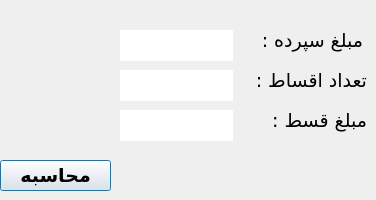
      <widget class="QWidget" name="tab_8">
       <attribute name="title">
        <string>محاسبه ی مبلغ وام</string>
       </attribute>
       <widget class="QLineEdit" name="mablaq_entry_6">
        <property name="geometry">
         <rect>
          <x>120</x>
          <y>30</y>
          <width>113</width>
          <height>31</height>
         </rect>
        </property>
        <property name="font">
         <font>
          <family>Koodak</family>
          <pointsize>16</pointsize>
         </font>
        </property>
        <property name="layoutDirection">
         <enum>Qt::LeftToRight</enum>
        </property>
        <property name="frame">
         <bool>false</bool>
        </property>
       </widget>
       <widget class="QLabel" name="tqest_6">
        <property name="geometry">
         <rect>
          <x>236</x>
          <y>60</y>
          <width>131</width>
          <height>41</height>
         </rect>
        </property>
        <property name="font">
         <font>
          <family>IRYekan</family>
          <pointsize>14</pointsize>
         </font>
        </property>
        <property name="text">
         <string>تعداد اقساط :</string>
        </property>
       </widget>
       <widget class="QLineEdit" name="tqest_entry_6">
        <property name="geometry">
         <rect>
          <x>120</x>
          <y>70</y>
          <width>113</width>
          <height>31</height>
         </rect>
        </property>
        <property name="font">
         <font>
          <family>Koodak</family>
         </font>
        </property>
        <property name="layoutDirection">
         <enum>Qt::LeftToRight</enum>
        </property>
        <property name="frame">
         <bool>false</bool>
        </property>
       </widget>
       <widget class="QPushButton" name="mohasebe_6">
        <property name="geometry">
         <rect>
          <x>0</x>
          <y>160</y>
          <width>111</width>
          <height>31</height>
         </rect>
        </property>
        <property name="font">
         <font>
          <family>B Titr</family>
          <pointsize>14</pointsize>
          <weight>75</weight>
          <bold>true</bold>
         </font>
        </property>
        <property name="text">
         <string>محاسبه</string>
        </property>
        <property name="autoRepeat">
         <bool>false</bool>
        </property>
        <property name="autoDefault">
         <bool>true</bool>
        </property>
        <property name="default">
         <bool>true</bool>
        </property>
        <property name="flat">
         <bool>false</bool>
        </property>
       </widget>
       <widget class="QLabel" name="mablaq_6">
        <property name="geometry">
         <rect>
          <x>232</x>
          <y>20</y>
          <width>131</width>
          <height>41</height>
         </rect>
        </property>
        <property name="font">
         <font>
          <family>IRYekan</family>
          <pointsize>14</pointsize>
         </font>
        </property>
        <property name="frameShape">
         <enum>QFrame::NoFrame</enum>
        </property>
        <property name="frameShadow">
         <enum>QFrame::Plain</enum>
        </property>
        <property name="text">
         <string>مبلغ سپرده :</string>
        </property>
        <property name="textFormat">
         <enum>Qt::AutoText</enum>
        </property>
        <property name="scaledContents">
         <bool>false</bool>
        </property>
        <property name="wordWrap">
         <bool>false</bool>
        </property>
        <property name="textInteractionFlags">
         <set>Qt::TextSelectableByKeyboard|Qt::TextSelectableByMouse</set>
        </property>
       </widget>
       <widget class="QLabel" name="bahre_6">
        <property name="geometry">
         <rect>
          <x>256</x>
          <y>100</y>
          <width>111</width>
          <height>41</height>
         </rect>
        </property>
        <property name="font">
         <font>
          <family>IRYekan</family>
          <pointsize>14</pointsize>
         </font>
        </property>
        <property name="text">
         <string>مبلغ قسط :</string>
        </property>
       </widget>
       <widget class="QLineEdit" name="bahre_entry_6">
        <property name="geometry">
         <rect>
          <x>120</x>
          <y>110</y>
          <width>113</width>
          <height>31</height>
         </rect>
        </property>
        <property name="font">
         <font>
          <family>Koodak</family>
          <pointsize>16</pointsize>
         </font>
        </property>
        <property name="layoutDirection">
         <enum>Qt::LeftToRight</enum>
        </property>
        <property name="text">
         <string extracomment="بهره به صورت اعشاری وارد شود"/>
        </property>
        <property name="frame">
         <bool>false</bool>
        </property>
       </widget>
      </widget>
